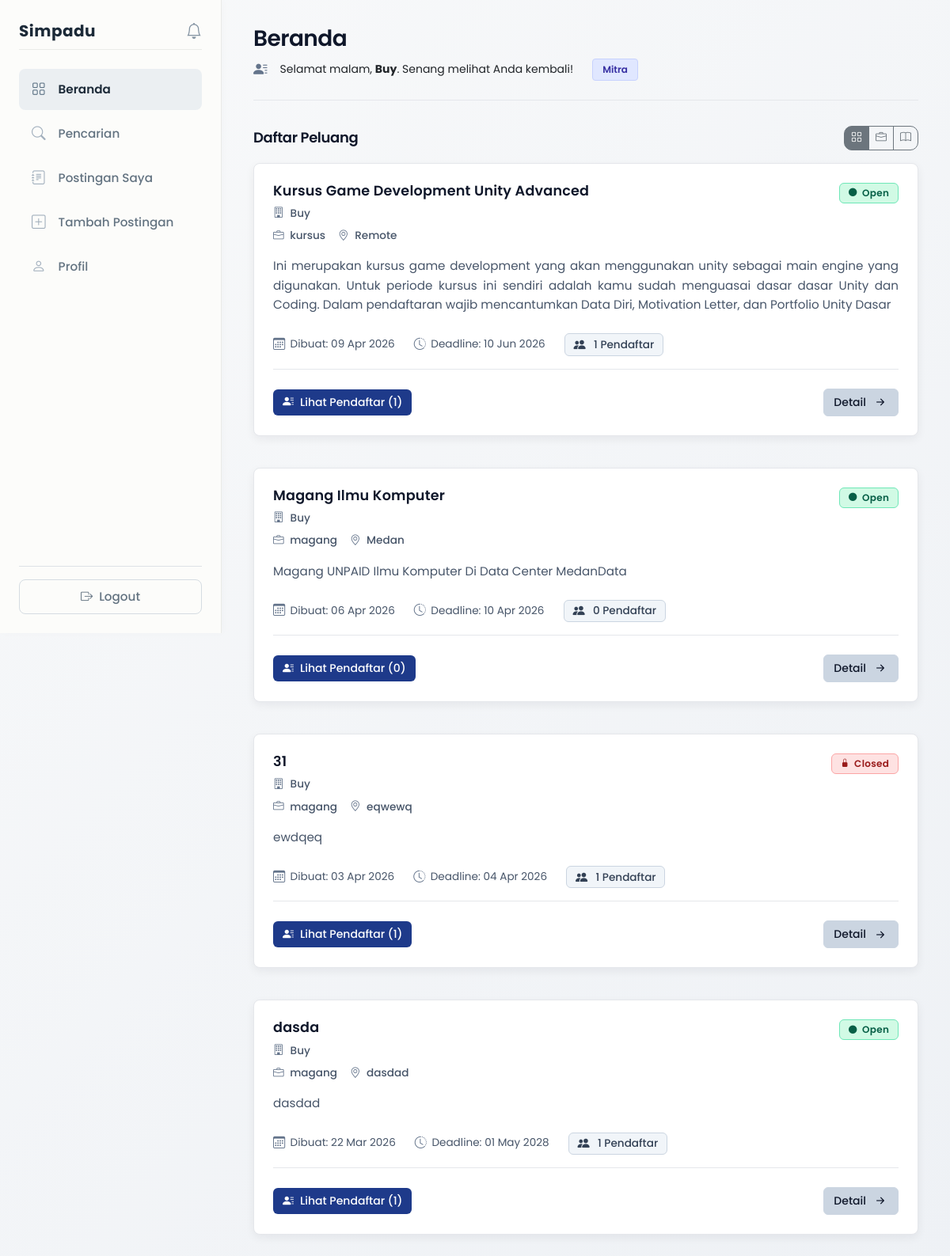
Screenshot of /views/dashboard.php (signed in) with the database file from the repository.
### tables this page shows
CREATE TABLE `mitra` (
  `id` int NOT NULL,
  `user_id` int NOT NULL,
  `nama_organisasi` varchar(150) DEFAULT NULL,
  `deskripsi` text,
  `kontak` varchar(100) DEFAULT NULL,
  `status_verifikasi` enum('pending','approved','rejected') DEFAULT 'pending'
);

CREATE TABLE `peluang` (
  `id` int NOT NULL,
  `mitra_id` int NOT NULL,
  `judul` varchar(150) NOT NULL,
  `deskripsi` text NOT NULL,
  `tipe` enum('magang','kursus') NOT NULL,
  `lokasi` varchar(100) DEFAULT NULL,
  `kuota` int DEFAULT '0',
  `min_ipk` decimal(3,2) DEFAULT '0.00',
  `min_semester` int DEFAULT '1',
  `fakultas` varchar(100) DEFAULT NULL,
  `deadline` datetime NOT NULL,
  `status` enum('pending','approved','rejected') DEFAULT 'approved',
  `created_at` timestamp NULL DEFAULT CURRENT_TIMESTAMP,
  `closed_at` timestamp NULL DEFAULT NULL
);

### views/components/post_card.php (the view, shortened to what this page needs)
<?php
$current_date = date('Y-m-d H:i:s');
$is_manually_closed = !empty($post['closed_at']);
$is_deadline_passed = $post['deadline'] < $current_date;
$is_post_open = !$is_manually_closed && !$is_deadline_passed;
$status = $is_post_open ? 'Open' : 'Closed';
?>
<div class="card mb-4 post-card">
    <div class="card-body p-4">
        <div class="d-flex justify-content-between align-items-start mb-3">
            <div>
                <h5 class="post-title mb-1"><?php echo htmlspecialchars($post['judul']); ?></h5>
                <div class="post-subtitle d-flex flex-column gap-2 mt-2">
                    <div class="d-flex align-items-center gap-2">
                        <i class="bi bi-building"></i>
                        <span><?php echo htmlspecialchars($post['nama_mitra'] ?? 'Mitra'); ?></span>
                    </div>
                    <div class="d-flex align-items-center flex-wrap gap-3">
                        <span><i class="bi bi-briefcase me-1"></i> <?php echo htmlspecialchars($post['tipe'] ?? 'Tidak diketahui'); ?></span>
                        <span><i class="bi bi-geo-alt me-1"></i> <?php echo htmlspecialchars($post['lokasi'] ?? 'Tidak ditentukan'); ?></span>
                    </div>
                </div>
            </div>
            <span class="badge badge-status <?php echo ($status == 'Open') ? 'status-open' : 'status-closed'; ?>">
                <?php if ($status == 'Open'): ?>
                    <i class="bi bi-circle-fill status-icon-pulse"></i> <?php echo $status; ?>
                <?php else: ?>
                    <i class="bi bi-lock-fill status-icon"></i> <?php echo $status; ?>
                <?php endif; ?>
            </span>
        </div>
        <p class="post-desc mt-2 mb-4">
            <?php echo htmlspecialchars($post['deskripsi']); ?>
        </p>
        <div class="d-flex flex-wrap gap-4 mb-4 pb-3 border-bottom post-meta-container">
            <div class="post-meta">
                <i class="bi bi-calendar3"></i>
                <span>Dibuat: <?php echo date('d M Y', strtotime($post['created_at'])); ?></span>
            </div>
            <div class="post-meta">
                <i class="bi bi-clock-history"></i>
                <span>Deadline: <?php echo date('d M Y', strtotime($post['deadline'])); ?></span>
            </div>
            <?php if ($role == 'mitra' && isset($post['applicant_count']) && !isset($hide_applicant_counter)): ?>
                <div class="post-meta meta-highlight badge">
                    <i class="bi bi-people-fill me-1"></i>
                    <?php echo $post['applicant_count']; ?> Pendaftar
                </div>
            <?php endif; ?>
        </div>
        <div class="d-flex justify-content-between align-items-center">
            <div class="d-flex gap-2">
                <?php if ($role == 'mahasiswa' && $is_post_open): ?>
                    <a href="<?= BASE_URL ?>/views/mahasiswa/apply.php?id=<?php echo $post['id']; ?>"
                       class="btn btn-navy btn-sm d-flex align-items-center gap-2"
                       onclick="return confirm('Apakah Anda yakin ingin mendaftar untuk peluang ini?')">
                        <i class="bi bi-send"></i> Daftar
                    </a>
                <?php elseif ($role == 'mitra'): ?>
                    <a href="<?= BASE_URL ?>/views/mitra/applicants.php?id=<?php echo $post['id']; ?>"
                       class="btn btn-navy btn-sm d-flex align-items-center gap-2">
                        <i class="bi bi-person-lines-fill"></i> Lihat Pendaftar (<?php echo $post['applicant_count'] ?? 0; ?>)
                    </a>
                <?php endif; ?>
            </div>
            <a href="<?= BASE_URL ?>/views/posts/detail.php?id=<?php echo $post['id']; ?>"
               class="btn btn-soft-outline btn-sm d-flex align-items-center gap-2">
                Detail <i class="bi bi-arrow-right-short fs-5 lh-1"></i>
            </a>
        </div>
    </div>
</div>

### views/dashboard.php (shortened to what this page needs)
<?php
include __DIR__ . '/../config/database.php';
$role = $_SESSION['role'];
$user_id = $_SESSION['user_id'];
$usernameDisplay = '';
switch ($role) {
    case 'mitra':
        $query = "SELECT nama_organisasi FROM mitra WHERE user_id = ?";
        $stmt = mysqli_prepare($conn, $query);
        mysqli_stmt_bind_param($stmt, "i", $user_id);
        mysqli_stmt_execute($stmt);
        $result = mysqli_stmt_get_result($stmt);
        if ($row = mysqli_fetch_assoc($result)) {
            $usernameDisplay = $row['nama_organisasi'];
        }
        break;
}
$hour = date('H');
if ($hour >= 5 && $hour < 12) {
    $greeting = "Selamat pagi";
} elseif ($hour >= 12 && $hour < 15) {
    $greeting = "Selamat siang";
} elseif ($hour >= 15 && $hour < 18) {
    $greeting = "Selamat sore";
} else {
    $greeting = "Selamat malam";
}
$type_filter = isset($_GET['type']) ? $_GET['type'] : '';
$query = "SELECT p.*,
                 (SELECT COUNT(*) FROM lamaran l WHERE l.peluang_id = p.id) as applicant_count,
                 m.nama_organisasi as nama_mitra
          FROM peluang p
          LEFT JOIN mitra m ON p.mitra_id = m.user_id
          WHERE p.status = 'approved' AND p.closed_at IS NULL";
$query .= " ORDER BY p.created_at DESC";
$result = mysqli_query($conn, $query);
$posts = [];
while ($row = mysqli_fetch_assoc($result)) {
    $posts[] = $row;
}
?>
<!DOCTYPE html>
<html lang="id">
<head>
    <link href="https://cdn.jsdelivr.net/npm/bootstrap@5.3.0/dist/css/bootstrap.min.css" rel="stylesheet">
    <link rel="stylesheet" href="https://cdn.jsdelivr.net/npm/bootstrap-icons@1.11.0/font/bootstrap-icons.css">
    <link rel="stylesheet" href="../assets/css/design-system.css">
    <link rel="stylesheet" href="../assets/css/global.css">
    <link rel="stylesheet" href="../assets/css/layout.css">
    <link rel="stylesheet" href="../assets/css/components.css">
    <link rel="stylesheet" href="../assets/css/dashboard.css">
</head>
<body>
<div class="d-flex">
    <?php include __DIR__ . '/layouts/sidebar.php'; ?>
    <div class="content">
        <div class="page-header">
            <h1 class="page-title">Beranda</h1>
            <div class="page-subtitle mt-2 d-flex align-items-center">
                <i class="bi bi-person-lines-fill me-2" style="color: var(--icon-muted); font-size: 1.1rem;"></i>
                <span class="text-body">
                    <?php echo $greeting; ?>, <strong><?php echo htmlspecialchars($usernameDisplay); ?></strong>. Senang melihat Anda kembali!
                </span>
                <span class="badge-role role-<?php echo strtolower($role); ?> ms-3">
                    <?php echo htmlspecialchars($role); ?>
                </span>
            </div>
        </div>
        <div class="d-flex justify-content-between align-items-center mb-3">
            <h5 class="section-title mb-0">Daftar Peluang</h5>
            <div class="d-flex align-items-center gap-2">
                <div class="btn-group" role="group">
                    <a href="?type=" class="btn btn-outline-secondary <?php echo empty($type_filter) ? 'active' : ''; ?>" style="padding: 0.25rem 0.5rem; font-size: 0.875rem;">
                        <i class="bi bi-grid"></i>
                    </a>
                    <a href="?type=magang" class="btn btn-outline-secondary <?php echo $type_filter === 'magang' ? 'active' : ''; ?>" style="padding: 0.25rem 0.5rem; font-size: 0.875rem;">
                        <i class="bi bi-briefcase"></i>
                    </a>
                    <a href="?type=kursus" class="btn btn-outline-secondary <?php echo $type_filter === 'kursus' ? 'active' : ''; ?>" style="padding: 0.25rem 0.5rem; font-size: 0.875rem;">
                        <i class="bi bi-book"></i>
                    </a>
                </div>
            </div>
        </div>
        <div class="post-container">
            <?php if (empty($posts)): ?>
                <div class="alert-empty-state">
                    <i class="bi bi-inbox"></i>
                    <div>
                        <strong>Belum ada peluang saat ini</strong>
                        <span>Postingan yang tersedia akan muncul di daftar ini.</span>
                    </div>
                </div>
            <?php else: ?>
                <div class="row g-3">
                    <?php foreach ($posts as $post): ?>
                        <div class="col-12">
                            <?php include __DIR__ . '/components/post_card.php'; ?>
                        </div>
                    <?php endforeach; ?>
                </div>
            <?php endif; ?>
        </div>
    </div>
</div>
</body>
</html>

### assets/css/design-system.css (style rules this page uses)
:root { --color-white: #FFFFFF; --text-primary: #0F172A; --text-secondary: #334155; --text-muted: #475569; --icon-muted: #64748B; --border-normal: #CBD5E1; --border-light: #E5E7EB; --bg-light: #F1F5F9; --bg-hover-light: #F8FAFC; --primary-base: #1E3A8A; --primary-hover: #1E40AF; --success-text: #065F46; --success-bg: #D1FAE5; --success-border: #6EE7B7; --danger-text: #991B1B; --danger-base: #DC2626; --danger-hover: #B91C1C; --danger-bg: #FEE2E2; --danger-bg-hover: #FEF2F2; --danger-border: #FCA5A5; --danger-border-hover: #F87171; --warning-base: #D97706; --warning-hover: #B45309; --warning-bg-hover: #FFFBEB; --warning-border: #FDE68A; --warning-border-hover: #FCD34D; --bg-canvas: var(--bg-light); --bg-surface: var(--color-white); --bg-subtle: var(--bg-hover-light); --border-base: var(--border-light); --text-headline: var(--text-primary); --text-body: var(--text-secondary); --text-subtle: var(--text-muted); --primary: var(--primary-base); --primary-hover-color: var(--primary-hover); --secondary: var(--border-normal); --secondary-hover: var(--border-light); --secondary-text: var(--text-secondary); --success: var(--success-text); --success-hover: var(--success-text); --success-light: var(--success-bg); --warning: var(--warning-base); --warning-hover: var(--warning-hover); --warning-light: var(--warning-bg-hover); --danger: var(--danger-base); --danger-hover-color: var(--danger-hover); --danger-light: var(--danger-bg); --info: var(--primary-base); --info-hover: var(--primary-hover); --info-light: var(--bg-hover-light); --border-active: var(--primary-base); --border-width-base: 1px; --border-width-active: 1.5px; --radius-base: 6px; --radius-sm: 4px; --radius-lg: 8px; --shadow-subtle: 0 1px 3px rgba(15, 23, 42, 0.02), 0 8px 24px rgba(15, 23, 42, 0.04); --shadow-hover: 0 4px 6px rgba(15, 23, 42, 0.03), 0 12px 32px rgba(15, 23, 42, 0.06); --shadow-card: 0 2px 8px rgba(15, 23, 42, 0.06); --font-primary: 'Poppins', sans-serif; --letter-spacing-tight: -0.02em; --letter-spacing-normal: 0; --letter-spacing-wide: 0.02em; --transition-fast: 0.15s ease; --transition-base: 0.2s ease; --transition-slow: 0.3s ease; --icon-xs: 14px; --icon-sm: 16px; --icon-md: 20px; --icon-lg: 24px; --icon-stroke: 1.5px; }

### assets/css/global.css (style rules this page uses)
body { font-family: 'Poppins', sans-serif; background: linear-gradient(135deg, #f8f9fa, #eef1f5); margin: 0; padding: 0; }
.card { border: none; border-radius: 14px; box-shadow: 0 2px 4px rgba(0,0,0,0.1); }
.btn { border-radius: 10px; padding: 10px 20px; font-weight: 500; font-size: 0.95rem; }
.btn-sm { padding: 6px 12px; font-size: 0.875rem; }
.mb-0 { margin-bottom: 0 !important; }
.mb-1 { margin-bottom: 0.25rem !important; }
.mb-3 { margin-bottom: 1rem !important; }
.mb-4 { margin-bottom: 1.5rem !important; }
.mt-2 { margin-top: 0.5rem !important; }
.page-header { margin-bottom: 2rem; padding-bottom: 1rem; border-bottom: 1px solid #eaebef; }
.page-title { font-size: 1.5rem; font-weight: 600; color: #1c2a38; margin-bottom: 0.5rem; }
.page-subtitle { color: #637381; font-size: 0.875rem; font-weight: 400; }
.badge { font-size: 0.75rem; font-weight: 500; padding: 0.35em 0.65em; }

### assets/css/layout.css (style rules this page uses)
.content { margin-left: 280px; padding: 2rem; flex: 1; min-height: 100vh; }

### rows the page displays
mitra: nama_organisasi "Buy"
peluang: judul "Kursus Game Development Unity Advanced", nama_mitra "Buy", tipe "kursus", lokasi "Remote", deskripsi "Ini merupakan kursus game development yang akan menggunakan unity sebagai main engine yang digunakan. Untuk periode kursus ini sendiri adalah kamu sudah menguasai dasar dasar Unity dan Coding. Dalam pendaftaran wajib mencantumkan Data Diri, Motivation Letter, dan Portfolio Unity Dasar", created_at "09 Apr 2026", deadline "10 Jun 2026", applicant_count "1"
peluang: judul "Magang Ilmu Komputer", nama_mitra "Buy", tipe "magang", lokasi "Medan", deskripsi "Magang UNPAID Ilmu Komputer Di Data Center MedanData", created_at "06 Apr 2026", deadline "10 Apr 2026", applicant_count "0"
peluang: judul "31", nama_mitra "Buy", tipe "magang", lokasi "eqwewq", deskripsi "ewdqeq", created_at "03 Apr 2026", deadline "04 Apr 2026", applicant_count "1"
peluang: judul "dasda", nama_mitra "Buy", tipe "magang", lokasi "dasdad", deskripsi "dasdad", created_at "22 Mar 2026", deadline "01 May 2028", applicant_count "1"

### other values shown
$greeting "Selamat malam"
$role "Mitra"
